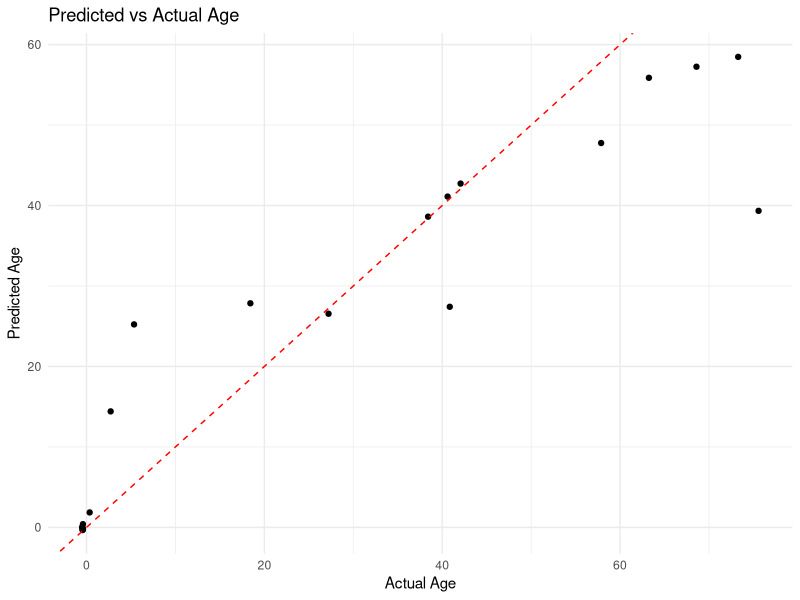

The R script that drew this image:

library(randomForest)
library(caret)
library(ggplot2)

data <- read.table("CpGMeth2Age.txt", header = TRUE, sep = "\t")

# Check for missing values
if (any(is.na(data))) {
  cat("Missing values detected. Imputing with median...\n")
  for (col in colnames(data)) {
    data[is.na(data[,col]), col] <- median(data[,col], na.rm = TRUE)
  }
}

# Separate features (X) and target variable (y)
X <- data[, -1]  # All columns except Age
y <- data[, 1]   # Age column

# Split data into training (80%) and testing (20%) sets
set.seed(42)
trainIndex <- createDataPartition(y, p = 0.8, list = FALSE)
X_train <- X[trainIndex, ]
y_train <- y[trainIndex]
X_test <- X[-trainIndex, ]
y_test <- y[-trainIndex]

# Train the random forest model
rf_model <- randomForest(x = X_train, y = y_train, ntree = 500)

# Make predictions on the test set
y_pred <- predict(rf_model, X_test)

r_squared <- 1 - sum((y_test - y_pred)^2) / sum((y_test - mean(y_test))^2)
cat("R-squared:", r_squared, "\n")

# Plot predicted vs actual ages
plot_data <- data.frame(Actual = y_test, Predicted = y_pred)
ggplot(plot_data, aes(x = Actual, y = Predicted)) +
  geom_point() +
  geom_abline(intercept = 0, slope = 1, color = "red", linetype = "dashed") +
  labs(title = "Predicted vs Actual Age",
       x = "Actual Age",
       y = "Predicted Age") +
  theme_minimal()

importance <- importance(rf_model)
top_features <- head(importance[order(importance, decreasing = TRUE), , drop = FALSE], 10)
print("Top 10 most important features:")
print(top_features)
